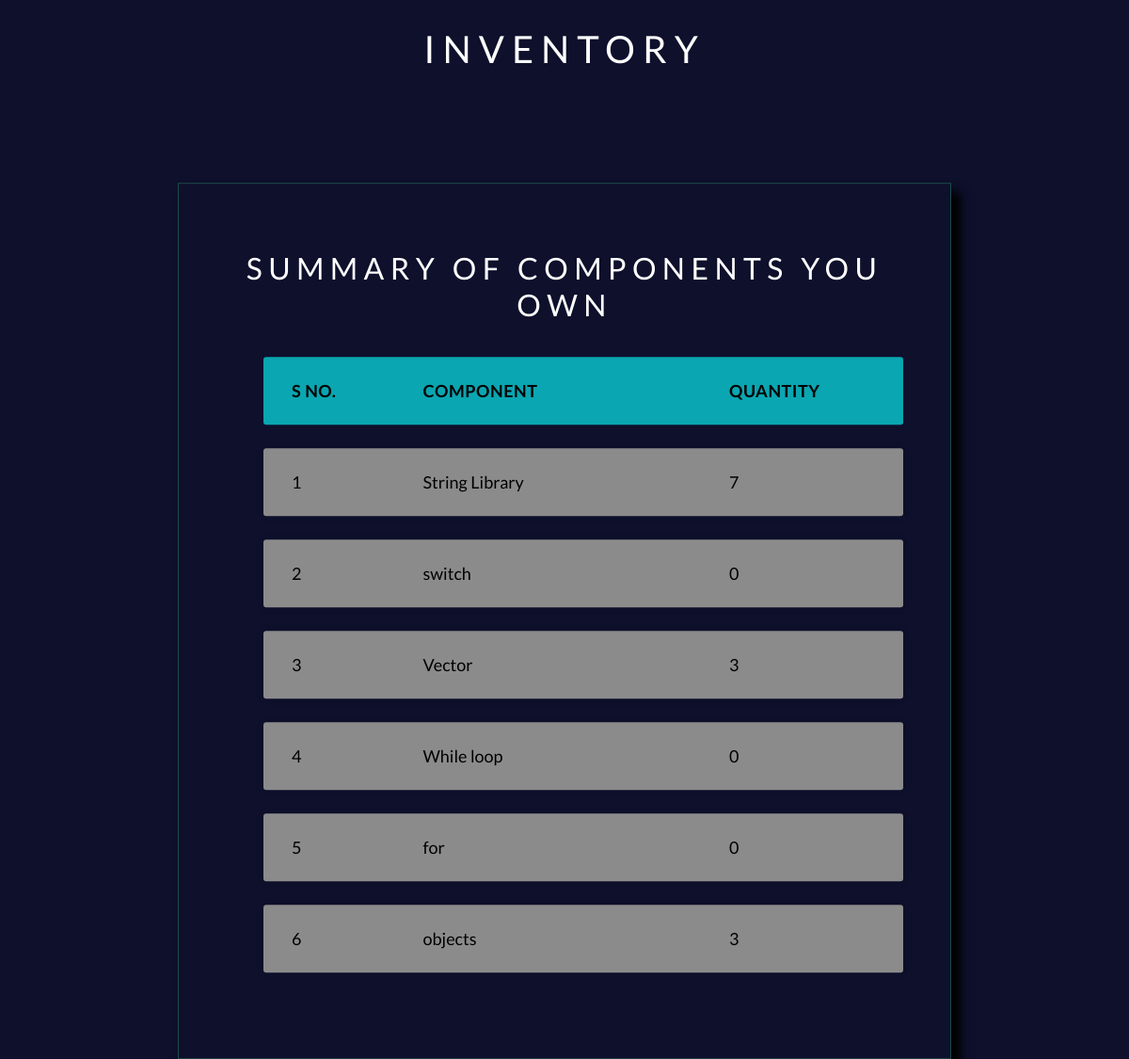
The app's page /inventory/ (signed in) with its own data.
### models/models.py (models this page shows, shortened)
class TeamComponents(models.Model):
    component = models.ForeignKey(Components, on_delete=models.CASCADE)
    team = models.ForeignKey(Team, on_delete=models.CASCADE)
    quantity = models.IntegerField(default=0)

class Components(models.Model):
    id = models.CharField(max_length=256, default=uuid.uuid1, primary_key=True)
    contestId = models.ForeignKey("Contest", on_delete=models.CASCADE)
    componentName = models.CharField(max_length=256)
    componentDescription = models.TextField(max_length=256)
    componentPrice = models.PositiveBigIntegerField(default=100)

### authentication/views.py (the view)
# urls.py: path('inventory/', inventory, name="inventory"),
@login_required
def inventory(request):
    if len(Contest.objects.all()) == 0:
        return HttpResponseRedirect(reverse_lazy('home'))
    contest = Contest.objects.all()[0]
    date = datetime(year=contest.date.year, month=contest.date.month, day=contest.date.day,
                    minute=contest.start_time.minute, hour=contest.start_time.hour)
    if len(PlayerTeam.objects.all().filter(player=request.user)) == 0 and datetime.now() > date:
        return render(request, template_name="started.html")
    if date > datetime.now():
        return render(request, "NotStarted.html")
    inventoryItems = TeamComponents.objects.all().filter(team=PlayerTeam.objects.get(player=request.user).team)
    return render(request, "Inventory.html", {"items": inventoryItems})

### templates/Inventory.html (shortened to what this page needs)
<!DOCTYPE html>
<html lang="en">
<head>
</head>
<body>
<h2>Inventory</h2>
<div class="container">
    <h4>Summary of Components You Own</h4>
    <ul class="responsive-table">
        <li class="table-header">
            <div class="col col-1">S no.</div>
            <div class="col col-2">Component</div>
            <div class="col col-3">Quantity</div>
        </li>
        {% for item in items %}
            <li class="table-row">
                <div class="col col-1" data-label="S no.">{{ forloop.counter }}</div>
                <div class="col col-2" data-label="Component Name">{{ item.component.componentName }}</div>
                <div class="col col-4" data-label="Quantity">{{ item.quantity }}</div>
            </li>
        {% empty %}
            <li class="table-row">
                <div class="col col-1"></div>
                <div class="col col-2"></div>
                <div class="col col-4">No components in inventory</div>
            </li>
        {% endfor %}
    </ul>
</div>
</body>
</html>

### templates/Inventory.html (style rules this page uses)
body { font-family: "lato", sans-serif; background: rgb(14, 16, 44); overflow-y: scroll; overflow-x: hidden; display: flex; flex-direction: column; align-items: center; }
.container { position: absolute; width: 60%; transform: translateY(20%); padding: 50px; border: 1px solid rgb(27, 75, 75); box-shadow: 10px 10px 10px #000; display: flex; flex-direction: column; }
h2 { font-size: 2.5em; text-transform: uppercase; font-weight: 400; letter-spacing: 0.2em; margin: 20px 0; text-align: center; color: #fff; }
h4 { font-size: 2.0em; text-transform: uppercase; font-weight: 400; letter-spacing: 0.2em; margin: 20px 0; text-align: center; color: #fff; }
.responsive-table li { border-radius: 3px; padding: 25px 30px; display: flex; justify-content: space-between; margin-bottom: 25px; font-size: 18px; }
.responsive-table .table-header { background-color: #0aa6b1; font-size: 18px; font-weight: 700; text-transform: uppercase; letter-spacing: 0.03em; }
.responsive-table .table-row { background-color: #8b8b8b; box-shadow: 0px 0px 9px 0px rgba(0, 0, 0, 0.1); }
.responsive-table .col-1 { flex-basis: 10%; }
.responsive-table .col-2 { flex-basis: 40%; }
.responsive-table .col-3 { flex-basis: 25%; }
.responsive-table .col-4 { flex-basis: 25%; }

### records on screen
TeamComponents: component.componentName "String Library", quantity "7"
TeamComponents: component.componentName "switch", quantity "0"
TeamComponents: component.componentName "Vector", quantity "3"
TeamComponents: component.componentName "While loop", quantity "0"
TeamComponents: component.componentName "for", quantity "0"
TeamComponents: component.componentName "objects", quantity "3"
